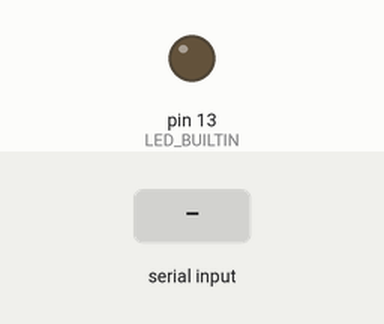
This sketch was run on a simulated Arduino Uno, built with avr-gcc and run on an emulated ATmega328P. On the bench: output pins drawn as LEDs (lit = HIGH). Inputs (shaded band) come from the test bench.

Above: at 1.2 s.
1.3 s: "Hello World" received over Serial
At 2.7 s:
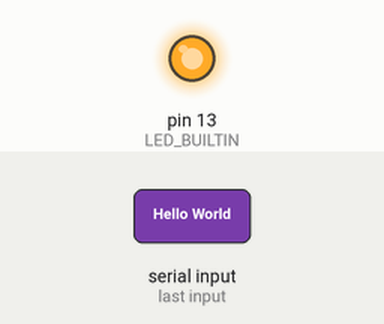
Timing chart, 0 to 4.3 s (numbered marks = the images above; inputs shaded):
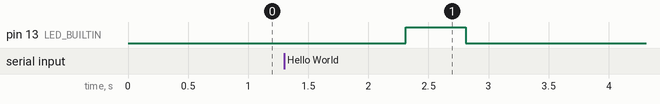

Measured:
- after the input at 1.3 s, pin 13 (LED_BUILTIN): LOW → HIGH after 1.0 s, → LOW 0.50 s later

The sketch:

reciver.ino
```cpp
void setup() {
    Serial.begin(9600);
    pinMode(LED_BUILTIN, OUTPUT);
}

void loop() {
    if(Serial.available() > 0)
    {
        String input = Serial.readString();
        if(input == "Hello World")
        {
            digitalWrite(LED_BUILTIN, HIGH);
            delay(500);
            digitalWrite(LED_BUILTIN, LOW);
        }
    }

}
```
